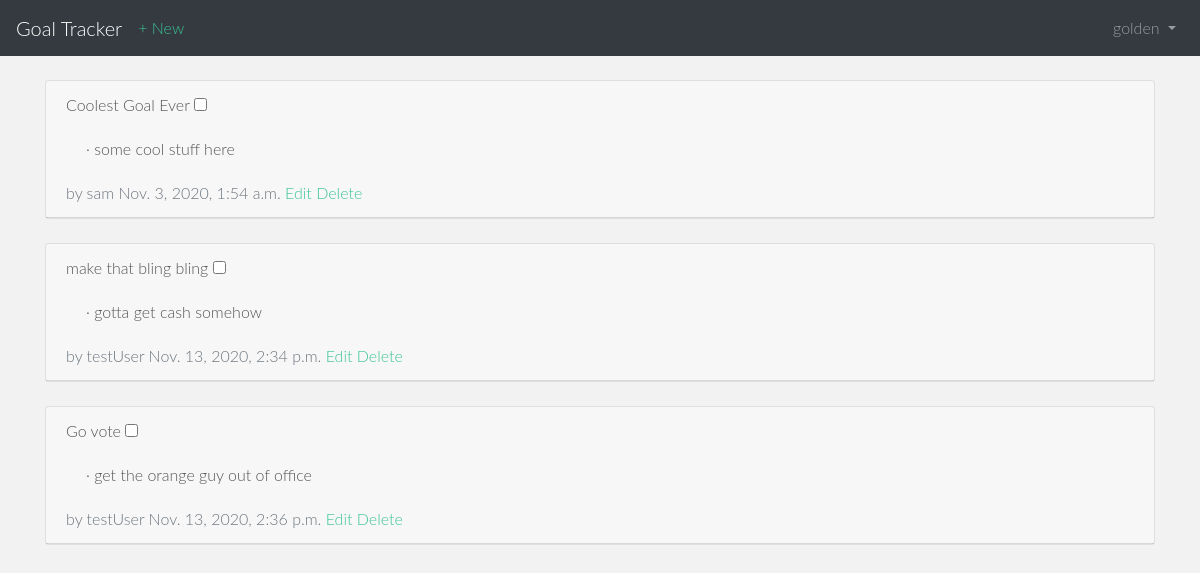
Page /goals/ (signed in) on the committed database.
### users/models.py (models this page shows)
class CustomUser(AbstractUser):
    age = models.PositiveIntegerField(null=True, blank=True)

### goals/models.py (models this page shows, shortened)
class Goal(models.Model):
    title = models.CharField(max_length=255)
    body = models.TextField()
    date = models.DateTimeField(auto_now_add=True)
    author = models.ForeignKey(
    get_user_model(),
    on_delete=models.CASCADE,
    )

### goals/views.py (the view)
# urls.py: path('',GoalListView.as_view(), name='goal_list'),
class GoalListView(LoginRequiredMixin, ListView):
    model = Goal
    template_name = 'goal_list.html'
    login_url = 'login'

### templates/goal_list.html (shortened to what this page needs)
{% extends 'base.html' %}
{% block content %}
  {% for goal in object_list %}
    <div class="card">
      <div class="card-header">
        <span class="front-weight-bold">{{ goal.title }}</span>
        <input type="checkbox" name="..."/>
        <div class="card-body">
          &middot; {{ goal.body }}
        </div>
        <span class="text-muted">by {{ goal.author }}
          {{ goal.date }}</span>
          <a href="{% url 'goal_edit' goal.pk %}">Edit</a>
          <a href="{% url 'goal_delete' goal.pk %}">Delete</a>
        </div>
      </div>
      <br />
    {% endfor %}
  {% endblock content %}

### templates/base.html (shortened to what this page needs)
<!doctype html>
{% load static %}
<html lang="en">
  <head>
    <link rel="stylesheet"
    href="https://stackpath.bootstrapcdn.com/bootstrap/4.1.3/css/bootstrap.min.css"
>
    <link rel="stylesheet" type="text/css" href="{% static 'css/style.css' %}"/>
  </head>
  <body>
    <nav class="navbar navbar-expand-md navbar-dark bg-dark mb-4">
      <a class="navbar-brand" href="{% url 'home' %}">Goal Tracker</a>
    <div class="collapse navbar-collapse" id="navbarCollapse">
      {% if user.is_authenticated %}
        <ul class="navbar-nav mr-auto">
          <li class="nav-item"><a href="{%url 'goal_new' %}">+ New</a></li>
        </ul>
        <ul class="navbar-nav ml-auto">
          <li class="nav-item">
            <a class="nav-link dropdown-toggle" href="#" id="userMenu"
              data-toggle="dropdown" aria-haspopup="true"
              aria-expanded="false">
              {{ user.username }}
            </a>
          </li>
        </ul>
      {% endif %}
    </div>
  </nav>
  <div class="container">
    {% block content %}
    {% endblock content %}
  </div>
  </body>
</html>

### static/css/style.css (style rules this page uses)
body { background-color: #f2f2f2; font-family: "Lato"; font-weight: 300; font-size: 16px; color: #555; -webkit-font-smoothing: antialiased; -webkit-overflow-scrolling: touch; }
a { color: #3bc492; word-wrap: break-word; -webkit-transition: color 0.1s ease-in, background 0.1s ease-in; -moz-transition: color 0.1s ease-in, background 0.1s ease-in; -ms-transition: color 0.1s ease-in, background 0.1s ease-in; -o-transition: color 0.1s ease-in, background 0.1s ease-in; transition: color 0.1s ease-in, background 0.1s ease-in; }
a:before, a:after { -webkit-transition: color 0.1s ease-in, background 0.1s ease-in; -moz-transition: color 0.1s ease-in, background 0.1s ease-in; -ms-transition: color 0.1s ease-in, background 0.1s ease-in; -o-transition: color 0.1s ease-in, background 0.1s ease-in; transition: color 0.1s ease-in, background 0.1s ease-in; }

### rows in the picture
CustomUser: username "golden"
Goal: title "Coolest Goal Ever", body "some cool stuff here", author "sam", date "Nov. 3, 2020, 1:54 a.m."
Goal: title "make that bling bling", body "gotta get cash somehow", author "testUser", date "Nov. 13, 2020, 2:34 p.m."
Goal: title "Go vote", body "get the orange guy out of office", author "testUser", date "Nov. 13, 2020, 2:36 p.m."
